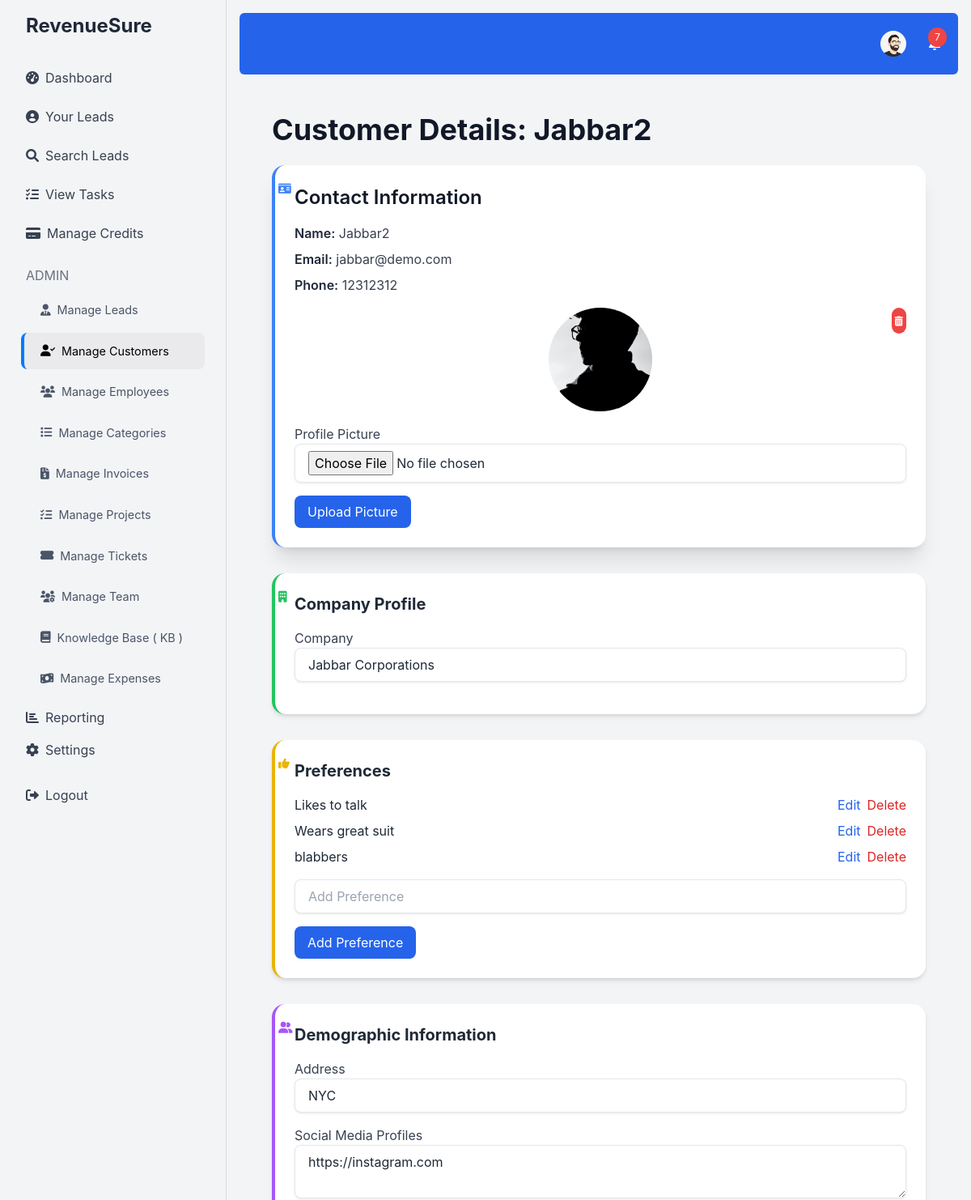
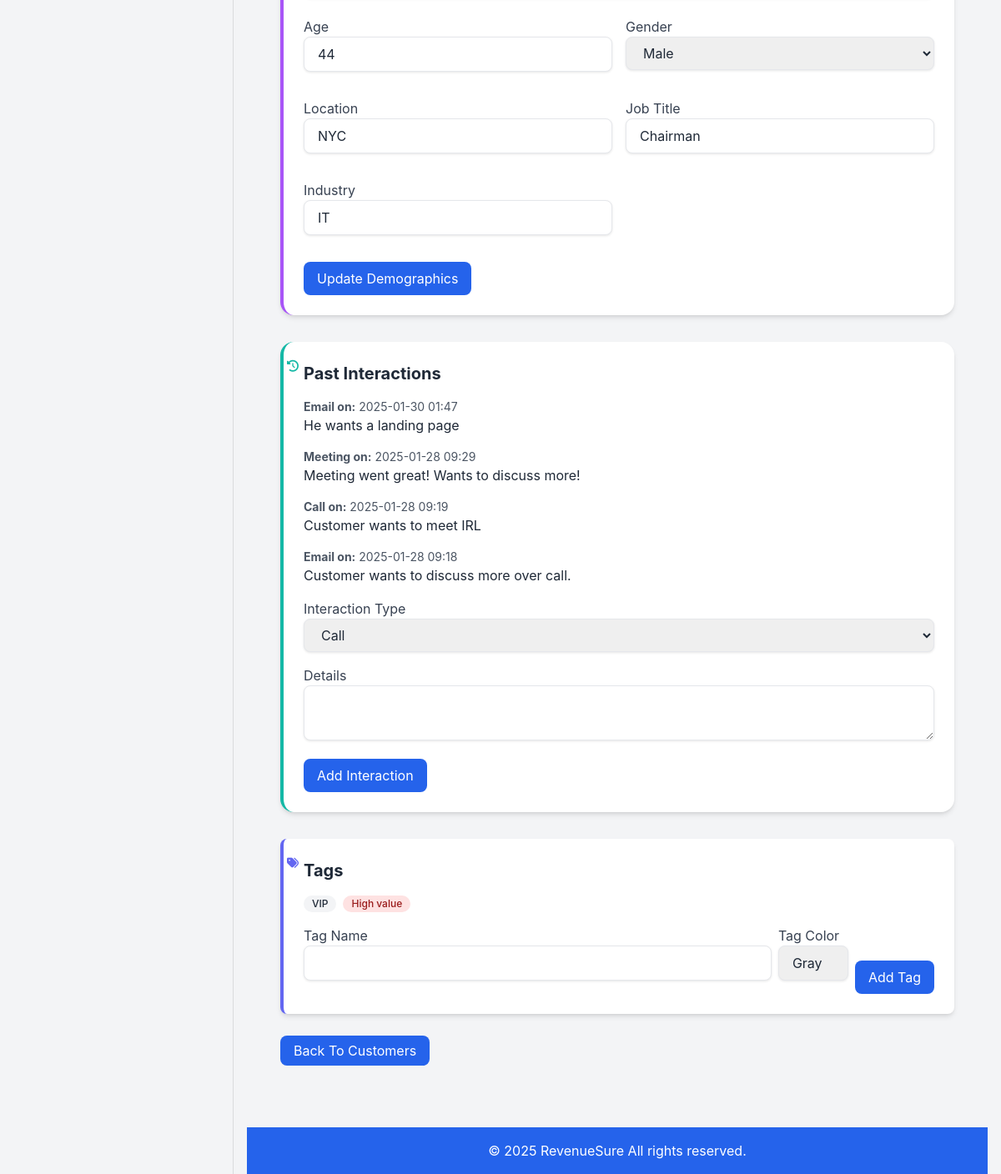
/view_customer.php?id=1 (signed in), run on the app's committed database (2 pictures, top to bottom).
### tables this page shows
CREATE TABLE `users` (
  `id` int(11) NOT NULL,
  `username` varchar(50) NOT NULL,
  `email` varchar(100) NOT NULL,
  `password` varchar(255) NOT NULL,
  `credits` int(11) DEFAULT 0,
  `created_at` timestamp NOT NULL DEFAULT current_timestamp(),
  `role` enum('admin','user') DEFAULT 'user',
  `profile_picture` varchar(255) DEFAULT NULL,
  `role_id` int(11) DEFAULT NULL,
  `department_id` int(11) DEFAULT NULL
);

CREATE TABLE `customers` (
  `id` int(11) NOT NULL,
  `name` varchar(100) NOT NULL,
  `email` varchar(100) DEFAULT NULL,
  `phone` varchar(20) DEFAULT NULL,
  `created_at` timestamp NOT NULL DEFAULT current_timestamp(),
  `company` varchar(255) DEFAULT NULL,
  `last_interaction` timestamp NULL DEFAULT NULL,
  `address` varchar(255) DEFAULT NULL,
  `social_media_profiles` text DEFAULT NULL,
  `age` int(11) DEFAULT NULL,
  `gender` enum('Male','Female','Other') DEFAULT NULL,
  `location` varchar(255) DEFAULT NULL,
  `job_title` varchar(255) DEFAULT NULL,
  `industry` varchar(255) DEFAULT NULL,
  `profile_picture` varchar(255) DEFAULT NULL
);

CREATE TABLE `customer_preferences` (
  `id` int(11) NOT NULL,
  `customer_id` int(11) NOT NULL,
  `preference` varchar(255) NOT NULL,
  `created_at` timestamp NOT NULL DEFAULT current_timestamp()
);

CREATE TABLE `customer_interactions` (
  `id` int(11) NOT NULL,
  `customer_id` int(11) NOT NULL,
  `interaction_type` enum('Call','Email','Meeting','Other') NOT NULL,
  `details` text DEFAULT NULL,
  `interaction_at` timestamp NOT NULL DEFAULT current_timestamp()
);

CREATE TABLE `customer_tags` (
  `id` int(11) NOT NULL,
  `customer_id` int(11) NOT NULL,
  `tag` varchar(255) NOT NULL,
  `color` varchar(20) DEFAULT 'gray',
  `created_at` timestamp NOT NULL DEFAULT current_timestamp()
);

### view_customer.php (the view, shortened to what the rows shown need)
<?php
require 'db.php';
$customer_id = isset($_GET['id']) ? (int)$_GET['id'] : 0;
$stmt = $conn->prepare("SELECT * FROM customers WHERE id = :id");
$stmt->bindParam(':id', $customer_id);
$stmt->execute();
$customer = $stmt->fetch(PDO::FETCH_ASSOC);
$stmt = $conn->prepare("SELECT * FROM customer_preferences WHERE customer_id = :customer_id ORDER BY created_at ASC");
$stmt->bindParam(':customer_id', $customer_id);
$stmt->execute();
$preferences = $stmt->fetchAll(PDO::FETCH_ASSOC);
$stmt = $conn->prepare("SELECT * FROM customer_interactions WHERE customer_id = :customer_id ORDER BY interaction_at DESC");
$stmt->bindParam(':customer_id', $customer_id);
$stmt->execute();
$interactions = $stmt->fetchAll(PDO::FETCH_ASSOC);
$stmt = $conn->prepare("SELECT * FROM customer_tags WHERE customer_id = :customer_id ORDER BY created_at ASC");
$stmt->bindParam(':customer_id', $customer_id);
$stmt->execute();
$tags = $stmt->fetchAll(PDO::FETCH_ASSOC);
require 'header.php';
?>
<div class="container mx-auto p-6 fade-in">
<h1 class="text-4xl font-bold text-gray-900 mb-6">Customer Details: <?php echo htmlspecialchars($customer['name']); ?></h1>
    <div class="bg-white p-6 rounded-2xl shadow-xl mb-8 border-l-4 border-blue-500 transition hover:shadow-2xl">
         <h2 class="text-2xl font-semibold text-gray-900 mb-4 relative">
           <i class="fas fa-id-card absolute left-[-20px] top-[-5px] text-blue-500 text-sm"></i> Contact Information
        </h2>
        <p class="text-gray-700 mb-2"><span class="font-semibold text-gray-800">Name:</span> <?php echo htmlspecialchars($customer['name']); ?></p>
        <p class="text-gray-700 mb-2"><span class="font-semibold text-gray-800">Email:</span> <?php echo htmlspecialchars($customer['email']); ?></p>
        <p class="text-gray-700 mb-2"> <span class="font-semibold text-gray-800">Phone:</span> <?php echo htmlspecialchars($customer['phone']); ?></p>
         <div class="mb-4 flex justify-center relative mt-4">
                     <?php if($customer['profile_picture']): ?>
                          <img src="<?php echo $customer['profile_picture']; ?>" alt="Profile Picture" class="rounded-full w-32 h-32 object-cover">
                           <form method="post" action="" class="absolute top-0 right-0">
                                 <button type="submit" name="remove_profile_picture" class="bg-red-500 text-white p-1 rounded-full hover:bg-red-700 transition duration-300">
                                      <i class="fas fa-trash-alt fa-xs"></i>
                                  </button>
                           </form>
                      <?php else: ?>
                         <div class="rounded-full w-32 h-32 bg-gray-200 flex items-center justify-center">
                             <i class="fas fa-user fa-3x text-gray-500"></i>
                         </div>
                      <?php endif; ?>
                </div>
         <form method="POST" action="" enctype="multipart/form-data" class="mt-4">
                    <div class="mb-4">
                    </div>
                    <button type="submit" class="bg-blue-600 text-white px-4 py-2 rounded-lg hover:bg-blue-700 transition duration-300">Upload Picture</button>
         </form>
    </div>
     <form method="post" action="">
         <div class="bg-white p-6 rounded-2xl shadow-md mb-8 border-l-4 border-green-500 transition hover:shadow-2xl">
              <h2 class="text-xl font-bold text-gray-800 mb-4 relative">
                 <i class="fas fa-building absolute left-[-20px] top-[-5px] text-green-500 text-sm"></i> Company Profile
            </h2>
                 <div class="mb-4">
                   <label for="company" class="block text-gray-700">Company</label>
                       <input type="text" name="company" id="company" class="w-full px-4 py-2 border rounded-lg focus:outline-none focus:ring-2 focus:ring-blue-600" value="<?php echo htmlspecialchars($customer['company'] ?? ''); ?>">
                </div>
        </div>
           <div class="bg-white p-6 rounded-2xl shadow-md mb-8 border-l-4 border-yellow-500 transition hover:shadow-2xl">
            <h2 class="text-xl font-bold text-gray-800 mb-4 relative">
               <i class="fas fa-thumbs-up absolute left-[-20px] top-[-5px] text-yellow-500 text-sm"></i> Preferences
            </h2>
             <ul class="mb-4">
                 <?php if($preferences): ?>
                     <?php foreach ($preferences as $preference): ?>
                            <li class="flex justify-between items-center mb-2">
                                 <?php echo htmlspecialchars($preference['preference']); ?>
                                  <div class="flex gap-2">
                                    <a href="edit_preference.php?id=<?php echo $preference['id']; ?>&customer_id=<?php echo $customer_id; ?>" class="text-blue-600 hover:underline">Edit</a>
                                  <a href="delete_preference.php?id=<?php echo $preference['id']; ?>&customer_id=<?php echo $customer_id; ?>" class="text-red-600 hover:underline">Delete</a>
                                   </div>
                            </li>
                        <?php endforeach; ?>
                   <?php else: ?>
                     <p>No Preferences added.</p>
                  <?php endif; ?>
               </ul>
        </div>
         <div class="bg-white p-6 rounded-2xl shadow-md mb-8 border-l-4 border-purple-500 transition hover:shadow-2xl">
             <h2 class="text-xl font-bold text-gray-800 mb-4 relative">
              <i class="fas fa-user-friends absolute left-[-20px] top-[-5px] text-purple-500 text-sm"></i> Demographic Information
            </h2>
               <div class="mb-4">
                    <label for="address" class="block text-gray-700">Address</label>
                        <input type="text" name="address" id="address" class="w-full px-4 py-2 border rounded-lg focus:outline-none focus:ring-2 focus:ring-blue-600"  value="<?php echo htmlspecialchars($customer['address'] ?? ''); ?>">
                   </div>
               <div class="mb-4">
                   <label for="social_media_profiles" class="block text-gray-700">Social Media Profiles</label>
                       <textarea name="social_media_profiles" id="social_media_profiles" class="w-full px-4 py-2 border rounded-lg focus:outline-none focus:ring-2 focus:ring-blue-600"><?php echo htmlspecialchars($customer['social_media_profiles'] ?? ''); ?></textarea>
                 </div>
                  <div class="grid grid-cols-1 md:grid-cols-2 gap-4">
                    <div class="mb-4">
                      <label for="age" class="block text-gray-700">Age</label>
                       <input type="number" name="age" id="age" class="w-full px-4 py-2 border rounded-lg focus:outline-none focus:ring-2 focus:ring-blue-600"  value="<?php echo htmlspecialchars($customer['age'] ?? ''); ?>">
                    </div>
                     <div class="mb-4">
                          <label for="gender" class="block text-gray-700">Gender</label>
                           <select name="gender" id="gender" class="w-full px-4 py-2 border rounded-lg focus:outline-none focus:ring-2 focus:ring-blue-600">
                               <option value="Male" <?php if($customer['gender'] == 'Male') echo 'selected'; ?>>Male</option>
                        </select>
                     </div>
                     <div class="mb-4">
                       <label for="location" class="block text-gray-700">Location</label>
                      <input type="text" name="location" id="location" class="w-full px-4 py-2 border rounded-lg focus:outline-none focus:ring-2 focus:ring-blue-600"  value="<?php echo htmlspecialchars($customer['location'] ?? ''); ?>">
                 </div>
                <div class="mb-4">
                   <label for="job_title" class="block text-gray-700">Job Title</label>
                   <input type="text" name="job_title" id="job_title" class="w-full px-4 py-2 border rounded-lg focus:outline-none focus:ring-2 focus:ring-blue-600"  value="<?php echo htmlspecialchars($customer['job_title'] ?? ''); ?>">
             </div>
             <div class="mb-4">
                  <label for="industry" class="block text-gray-700">Industry</label>
                  <input type="text" name="industry" id="industry" class="w-full px-4 py-2 border rounded-lg focus:outline-none focus:ring-2 focus:ring-blue-600" value="<?php echo htmlspecialchars($customer['industry'] ?? ''); ?>">
                </div>
        </div>
        </div>
        <div class="bg-white p-6 rounded-2xl shadow-md mb-8 border-l-4 border-teal-500 transition hover:shadow-2xl">
         <h2 class="text-xl font-bold text-gray-800 mb-4 relative">
               <i class="fas fa-history absolute left-[-20px] top-[-5px] text-teal-500 text-sm"></i> Past Interactions
              </h2>
             <ul>
                   <?php if($interactions): ?>
                         <?php foreach ($interactions as $interaction): ?>
                            <li class="mb-4">
                                 <p class="text-gray-600 text-sm">
                                    <strong><?php echo htmlspecialchars($interaction['interaction_type']); ?> on:</strong> <?php echo date('Y-m-d H:i', strtotime($interaction['interaction_at'])); ?>
                                </p>
                                 <p class="text-gray-800"><?php echo htmlspecialchars($interaction['details']); ?></p>
                             </li>
                         <?php endforeach; ?>
                    <?php else: ?>
                      <p class="text-gray-600">No interactions found.</p>
                  <?php endif; ?>
             </ul>
    </div>
          <div class="bg-white p-6 rounded-lg shadow-md mb-8 border-l-4 border-indigo-500 transition hover:shadow-2xl">
         <h2 class="text-xl font-bold text-gray-800 mb-4 relative">
            <i class="fas fa-tags absolute left-[-20px] top-[-5px] text-indigo-500 text-sm"></i> Tags
         </h2>
             <div class="flex gap-2 mb-4">
                    <?php if($tags): ?>
                       <?php foreach($tags as $tag): ?>
                          <span class="inline-flex items-center rounded-full px-2.5 py-0.5 text-xs font-medium <?php if(!empty($tag['color'])) echo 'bg-' . $tag['color'] . '-100 text-' . $tag['color'] . '-800' ?>"><?php echo $tag['tag'] ?></span>
                        <?php endforeach; ?>
                     <?php else: ?>
                     <p class="text-gray-600">No tags added.</p>
                    <?php endif; ?>
                </div>
        </div>
    <div class="mb-4">
   </div>
</div>
<?php
require 'footer.php';
?>

### header.php (shortened to what the rows shown need)
<!DOCTYPE html>
<html lang="en">
<head>
    <script src="https://cdn.tailwindcss.com"></script>
    <link href="https://cdnjs.cloudflare.com/ajax/libs/font-awesome/6.0.0-beta3/css/all.min.css" rel="stylesheet">
     <link rel="stylesheet" href="https://cdnjs.cloudflare.com/ajax/libs/animate.css/4.1.1/animate.min.css"/>
</head>
<body class="bg-gray-100">
    <div class="flex h-screen fade-in-up">
        <div class="flex-1 p-4 fade-in">
            <nav class="bg-blue-600 p-4 text-white mb-6 rounded-md">
                <div class="container mx-auto flex justify-end items-center">
                    <?php if (isset($_SESSION['user_id'])): ?>
                       <div class="relative top-nav-button mr-4 hover:bg-white/10 p-1.5 rounded-full transition-colors" >
                            <button id="profileButton" class="relative flex items-center">
                                <?php
                                $stmt = $conn->prepare("SELECT profile_picture FROM users WHERE id = :user_id");
                                $stmt->bindParam(':user_id', $_SESSION['user_id']);
                                $stmt->execute();
                                $user = $stmt->fetch(PDO::FETCH_ASSOC);
                                $profile_picture = $user['profile_picture'];
                                if ($profile_picture) : ?>
                                    <img src="<?php echo $profile_picture; ?>" alt="Profile Picture" class="rounded-full w-8 h-8 object-cover">
                                <?php else : ?>
                                    <i class="fas fa-user-circle fa-lg"></i>
                                <?php endif; ?>
                            </button>
                         </div>
                   <?php endif; ?>
                </div>
            </nav>
             <div class="container mx-auto px-4">

### data on the page
users: profile_picture (picture)
customers: name "Jabbar2", email "jabbar@demo.com", phone "12312312", profile_picture (picture), company "Jabbar Corporations", address "NYC", social_media_profiles "https://instagram.com", age "44", gender "Male", location "NYC", job_title "Chairman", industry "IT"
customer_preferences: preference "Likes to talk"
customer_preferences: preference "Wears great suit"
customer_preferences: preference "blabbers"
customer_interactions: interaction_type "Email", interaction_at "2025-01-30 01:47", details "He wants a landing page"
customer_interactions: interaction_type "Meeting", interaction_at "2025-01-28 09:29", details "Meeting went great! Wants to discuss more!"
customer_interactions: interaction_type "Call", interaction_at "2025-01-28 09:19", details "Customer wants to meet IRL"
customer_interactions: interaction_type "Email", interaction_at "2025-01-28 09:18", details "Customer wants to discuss more over call."
customer_tags: tag "VIP"
customer_tags: tag "High value"

### other printed values
$unread "7"
